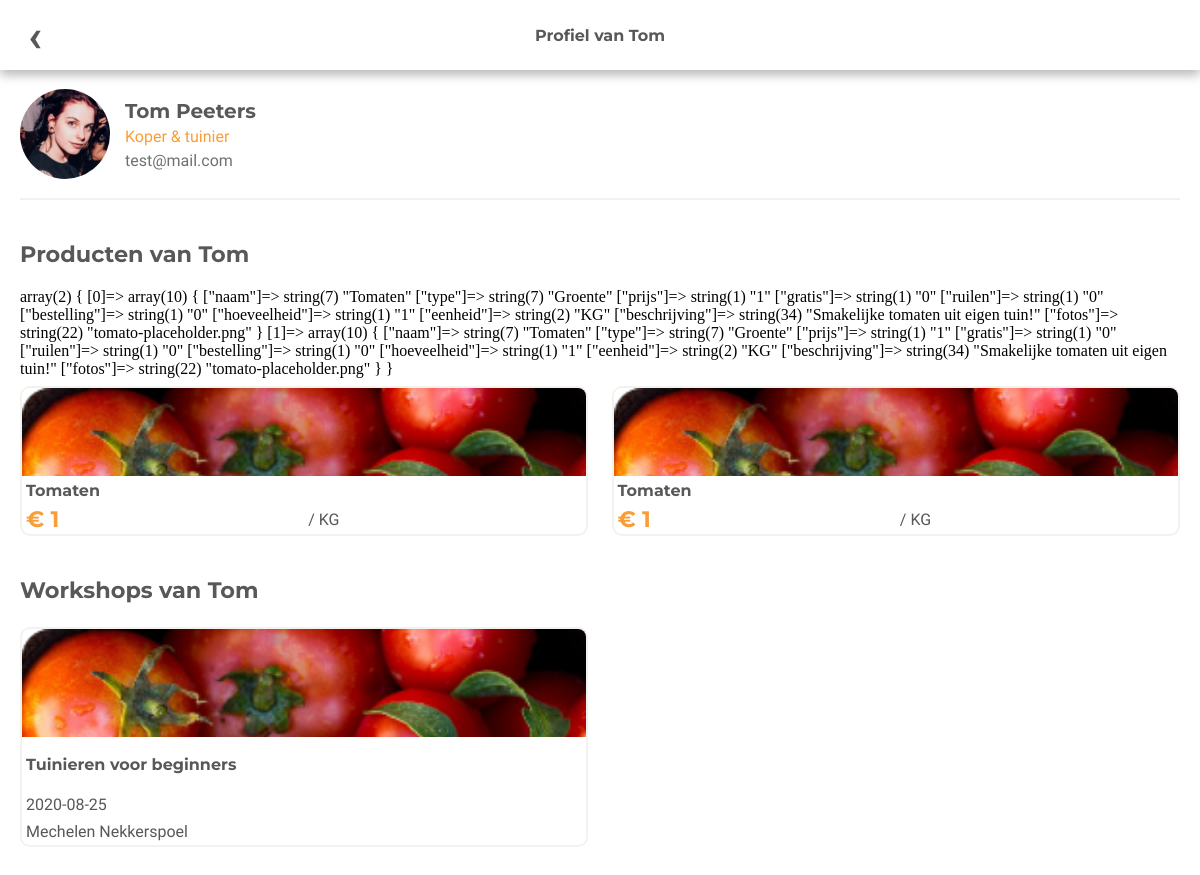
Screenshot of /userProfiel.php?Uid=38 with the database file from the repository.
### tables this page shows
CREATE TABLE `user` (
  `id` int(11) NOT NULL,
  `gebruikersnaam` varchar(255) NOT NULL,
  `email` varchar(255) NOT NULL,
  `wachtwoord` varchar(255) NOT NULL,
  `voornaam` varchar(255) NOT NULL,
  `achternaam` varchar(255) NOT NULL,
  `stad` varchar(255) NOT NULL,
  `straat` varchar(255) NOT NULL,
  `lat` double NOT NULL,
  `lng` double NOT NULL,
  `avatar` varchar(255) NOT NULL,
  `telefoonnummer` int(100) NOT NULL
);

CREATE TABLE `product` (
  `id` int(255) NOT NULL,
  `idUser` int(255) NOT NULL,
  `fotos` longtext DEFAULT NULL,
  `naam` varchar(255) NOT NULL,
  `type` varchar(255) NOT NULL,
  `prijs` decimal(65,0) NOT NULL,
  `gratis` tinyint(1) DEFAULT NULL,
  `ruilen` tinyint(1) DEFAULT NULL,
  `bestelling` tinyint(1) DEFAULT NULL,
  `hoeveelheid` int(11) NOT NULL,
  `eenheid` varchar(255) NOT NULL,
  `beschrijving` longtext NOT NULL
);

CREATE TABLE `workshop` (
  `id` int(100) NOT NULL,
  `idUser` int(255) NOT NULL,
  `naam` varchar(255) NOT NULL,
  `datum` date NOT NULL,
  `start` time(6) DEFAULT NULL,
  `locatie` varchar(255) NOT NULL,
  `prijs` int(255) NOT NULL,
  `gratis` tinyint(1) DEFAULT NULL,
  `beschrijving` longtext NOT NULL,
  `foto` longtext NOT NULL
);

### classes/c.user.php (called while the page is built, shortened)
<?php
class User{
    private $uId;
    public function getUId()
    {
        return $this->uId;
    }
    public function setUId($uId)
    {
        $this->uId = $uId;
        return $this;
    }
    public function getUser(){
        $conn = Database::getConnection();
        $statement = $conn->prepare("SELECT voornaam, achternaam, email, avatar FROM user WHERE id like :uid");
        $uId = $this->getUId();
        $statement->bindValue("uid", $uId);
        $data = $statement->execute();
        $data = $statement->fetchAll(PDO::FETCH_ASSOC);
        return $data;
    }
}
?>

### classes/c.product.php (called while the page is built, shortened)
<?php
class Product{
    private $idUser;
    public function getIdUser()
    {
        return $this->idUser;
    }
    public function setIdUser($idUser)
    {
        $this->idUser = $idUser;
        return $this;
    }
    public function fetchUserProducts(){
        $conn = Database::getConnection();
        $statement = $conn->prepare("SELECT naam, type, prijs, gratis, ruilen, bestelling, hoeveelheid, eenheid, beschrijving, fotos FROM product WHERE idUser = :idUser");
        $idUser = $this->getIdUser();
        $statement->bindValue("idUser", $idUser);
        $products = $statement->execute();
        $products = $statement->fetchAll(PDO::FETCH_ASSOC);
        return $products;
    }
}

### classes/c.workshop.php (called while the page is built, shortened)
<?php
class Workshop{
    private $idUser;
    public function getIdUser()
    {
        return $this->idUser;
    }
    public function setIdUser($idUser)
    {
        $this->idUser = $idUser;
        return $this;
    }
    public function fetchUserProducts(){
        $conn = Database::getConnection();
        $statement = $conn->prepare("SELECT naam, datum, start, locatie, prijs, gratis, beschrijving, foto FROM workshop WHERE idUser = :idUser");
        $idUser = $this->getIdUser();
        $statement->bindValue("idUser", $idUser);
        $products = $statement->execute();
        $products = $statement->fetchAll(PDO::FETCH_ASSOC);
        return $products;
    }
}

### userProfiel.php (the view, shortened to what this page needs)
<?php
include_once(__DIR__."/classes/c.product.php");
include_once(__DIR__."/classes/c.workshop.php");
include_once(__DIR__."/classes/c.user.php");
$uId = intval($_GET['Uid']);
$fetchUser = new User();
$fetchUser->setUId($uId);
$userProfile = $fetchUser->getUser();
$userFirstname  = $userProfile[0]['voornaam'];
$userLastname   = $userProfile[0]['achternaam'];
$userEmail      = $userProfile[0]['email'];
$imgPath        = $userProfile[0]['avatar'];
$fetchUserProducts = new Product();
$fetchUserProducts->setIdUser($uId);
$userProducts = $fetchUserProducts->fetchUserProducts();
$fetchUserWorkshops = new Workshop();
$fetchUserWorkshops->setIdUser($uId);
$userWorkshops = $fetchUserWorkshops->fetchUserProducts();
?>
<!DOCTYPE html>
<html lang="en">
<head>
    <link rel="stylesheet" type="text/css" href="style.css" />
</head>
<body>
    <div id="top-nav">
        <div id="back-btn" onclick="history.go(-1);">
            <a href="#">&#8249;</a>
        </div>
        <p id="titel-pagina">Profiel van <?php echo $userFirstname ?></p>
    </div>
    <main>
        <div id="mijn-profiel">
            <div id="pp-wrapper">
                <img src="avatars/<?php echo $imgPath?>" alt="avatar">
            </div>
            <div id="gegevens">
                <h2 id="naam"><?php echo $userFirstname." ".$userLastname ?></h2>
                <p id="functie">Koper & tuinier</p>
                <p id="email"><?php echo $userEmail ?></p>
            </div>
        </div>
        <h2 id="producten-title">Producten van <?php echo $userFirstname?></h2>
        <div id="mijn-producten">
        <?php
        var_dump($userProducts);
            $keys = array_keys($userProducts);
            for($i = 0; $i < count($userProducts); $i++) {
            ?>
            <div class="product">
            <?php
                    foreach($userProducts[$keys[$i]] as $key => $value) {
                        switch($key){
                            case "naam": ?>
                                <h3 class="naam-product">
                                    <?php echo  $value ?>
                                </h3> <?php ;
                                break;
                            case "prijs": ?>
                                <p class="prijs-product"> &euro;
                                    <?php echo $value ?>
                                </p> <?php ;
                                break;
                            case "eenheid": ?>
                                <p class="eenheid-product"> /
                                    <?php echo $value ?>
                                </p> <?php ;
                                break;
                            case "fotos": ?>
                                <div class="img-wrapper">
                                <img class="foto-product" src="images/<?php echo $value ?>">
                                </div> <?php ;
                                break;
                        }
                    }
                ?>
            </div>
        <?php
            }
        ?>
        </div>
        <h2 id="workshops-title">Workshops van <?php echo $userFirstname?></h2>
        <div id="mijn-workshops">
            <?php
            $keys = array_keys($userWorkshops);
            for($i = 0; $i < count($userWorkshops); $i++) {
            ?>
                <div class="workshop">
                <?php
                    foreach($userWorkshops[$keys[$i]] as $key => $value) {
                        switch($key){
                            case "naam": ?>
                                <h3 class="naam-workshop">
                                    <?php echo  $value ?>
                                </h3> <?php ;
                                break;
                            case "datum": ?>
                                <p class="datum-workshop">
                                    <?php echo $value ?>
                                </p> <?php ;
                                break;
                            case "locatie": ?>
                                <p class="locatie-workshop">
                                    <?php echo $value ?>
                                </p> <?php ;
                                break;
                            case "foto": ?>
                                <div class="img-wrapper">
                                <img class="foto-workshop" src="images/<?php echo $value ?>">
                                </div> <?php ;
                                break;
                        }
                    }
                ?>
                </div>
            <?php
            }
            ?>
        </div>
    </main>
</body>
</html>

### style.css (style rules this page uses)
:root { --main-orange: #FA9D36; --main-text: #585858; --sub-text: #707070; --accent: #F2F3EE; --h-font: 'Montserrat', sans-serif; --text-font: 'Source Sans Pro', sans-serif; }
* { margin: 0; box-sizing: border-box; }
#top-nav { width: 100%; display: flex; background-color: white; height: 70px; align-items: center; box-shadow: 0px 5px 10px #b8b8b8; position: fixed; z-index: 2000; }
#back-btn { width: 70px; height: 70px; display: flex; justify-content: center; align-items: center; position: absolute; }
#back-btn a { text-decoration: none; font-size: 45px; font-family: var(--text-font); color: var(--main-text); font-weight: bold; margin: 0; }
#top-nav p { text-align: center; width: 100%; font-family: var(--h-font); color: var(--main-text); font-weight: bold; font-size: 1em; }
main { padding: 100px 20px 30px 20px; position: absolute; width: 100%; }
#mijn-profiel { height: 100px; display: flex; align-items: center; border-bottom: 2px solid var(--accent); padding-bottom: 30px; }
#mijn-profiel #pp-wrapper { width: 90px; height: 90px; border-radius: 100px; overflow: hidden; }
#pp-wrapper img { width: auto; height: auto; max-width: 100px; max-height: 100px; }
#gegevens { padding: 0px 20px 0px 15px; display: flex; flex-direction: column; height: 80px; justify-content: space-evenly; }
#gegevens #naam { font-family: var(--h-font); color: var(--main-text); font-size: 20px; }
#gegevens #functie { font-family: var(--text-font); color: var(--main-orange); font-size: 1em; }
#gegevens #email { font-family: var(--text-font); color: var(--sub-text); font-size: 1em; }
#mijn-producten { display: flex; justify-content: space-between; flex-wrap: wrap; }
#producten-title, #workshops-title { font-family: var(--h-font); color: var(--main-text); font-size: 1.4em; margin: 40px 0px 20px 0px; }
.product { display: grid; width: 49%; height: 150px; border: 2px solid var(--accent); border-radius: 10px; overflow: hidden; grid-template-rows: 60% 20% 20%; grid-template-columns: 50% 50%; margin-top: 8px; }
.product .img-wrapper { overflow: hidden; grid-row-start: 1; grid-row-end: 1; grid-column-start: 1; grid-column-end: 3; }
.product .img-wrapper img { width: 100%; }
.naam-product { display: flex; justify-content: flex-start; align-items: center; padding: 0px 4px; grid-row-start: 2; grid-row-end: 2; grid-column-start: 1; grid-column-end: 3; font-family: var(--h-font); color: var(--main-text); font-size: 1em; }
.prijs-product { display: flex; justify-content: flex-start; align-items: center; padding: 0px 4px; grid-row-start: 3; grid-row-end: 3; font-family: var(--h-font); color: var(--main-orange); font-size: 1.4em; font-weight: bold; }
.eenheid-product { display: flex; justify-content: flex-start; align-items: center; padding: 0px 4px; grid-row-start: 3; grid-row-end: 3; grid-column-start: 2; grid-column-end: 2; font-family: var(--text-font); color: var(--main-text); font-size: 1em; }
#mijn-workshops { display: flex; justify-content: space-between; flex-wrap: wrap; }
.workshop { display: grid; width: 49%; height: 220px; border: 2px solid var(--accent); border-radius: 10px; overflow: hidden; grid-template-rows: 50% 25% 12.5% 12.5%; margin-top: 3px; }
.workshop .img-wrapper { overflow: hidden; grid-row-start: 1; grid-row-end: 1; }
.workshop .img-wrapper img { width: 100%; }
.naam-workshop { display: flex; justify-content: flex-start; align-items: center; padding: 0px 4px; grid-row-start: 2; grid-row-end: 2; font-family: var(--h-font); color: var(--main-text); font-size: 1em; }
.datum-workshop { display: flex; justify-content: flex-start; align-items: center; padding: 0px 4px; font-family: var(--text-font); color: var(--main-text); font-size: 1em; }
.locatie-workshop { display: flex; justify-content: flex-start; align-items: center; padding: 0px 4px; font-family: var(--text-font); color: var(--main-text); font-size: 1em; }

### rows the page displays
user: voornaam "Tom", avatar (picture), achternaam "Peeters", email "test@mail.com"
product: naam "Tomaten", prijs "1", eenheid "KG", fotos (placeholder picture)
workshop: naam "Tuinieren voor beginners", datum "2020-08-25", locatie "Mechelen Nekkerspoel", foto (placeholder picture)
